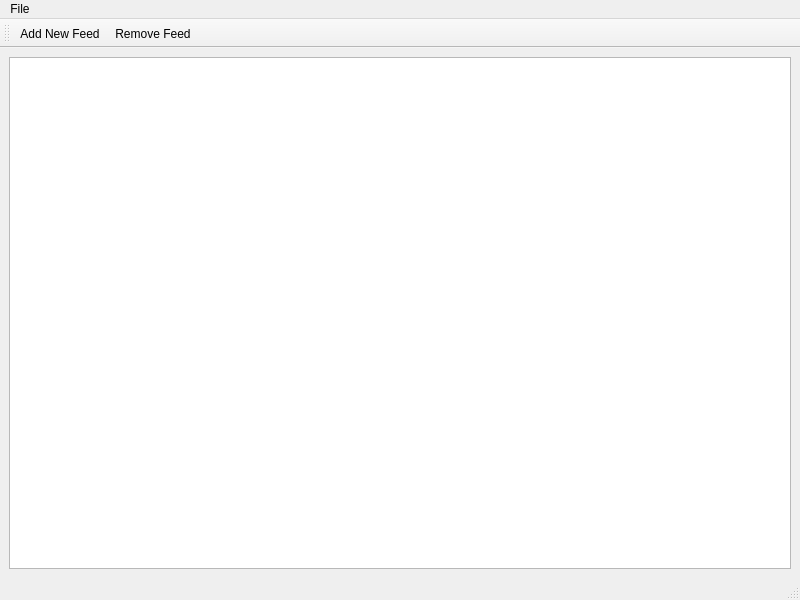
<?xml version="1.0" encoding="UTF-8"?>
<ui version="4.0">
 <class>Clacks</class>
 <widget class="QMainWindow" name="Clacks">
  <property name="geometry">
   <rect>
    <x>0</x>
    <y>0</y>
    <width>800</width>
    <height>600</height>
   </rect>
  </property>
  <property name="windowTitle">
   <string>Clacks</string>
  </property>
  <widget class="QWidget" name="centralwidget">
   <layout class="QHBoxLayout" name="horizontalLayout">
    <item>
     <widget class="QListView" name="feedsList"/>
    </item>
   </layout>
  </widget>
  <widget class="QMenuBar" name="menubar">
   <property name="geometry">
    <rect>
     <x>0</x>
     <y>0</y>
     <width>800</width>
     <height>21</height>
    </rect>
   </property>
   <widget class="QMenu" name="menuFile">
    <property name="title">
     <string>File</string>
    </property>
    <addaction name="actionAddNewFeed"/>
    <addaction name="actionRemove_Feed"/>
   </widget>
   <addaction name="menuFile"/>
  </widget>
  <widget class="QStatusBar" name="statusbar"/>
  <widget class="QToolBar" name="toolBar">
   <property name="windowTitle">
    <string>toolBar</string>
   </property>
   <attribute name="toolBarArea">
    <enum>TopToolBarArea</enum>
   </attribute>
   <attribute name="toolBarBreak">
    <bool>false</bool>
   </attribute>
   <addaction name="actionAddNewFeed"/>
   <addaction name="actionRemove_Feed"/>
  </widget>
  <action name="actionAddNewFeed">
   <property name="text">
    <string>Add New Feed</string>
   </property>
   <property name="toolTip">
    <string>Select a new feed to follow</string>
   </property>
  </action>
  <action name="actionRemove_Feed">
   <property name="text">
    <string>Remove Feed</string>
   </property>
  </action>
 </widget>
 <resources/>
 <connections/>
</ui>
